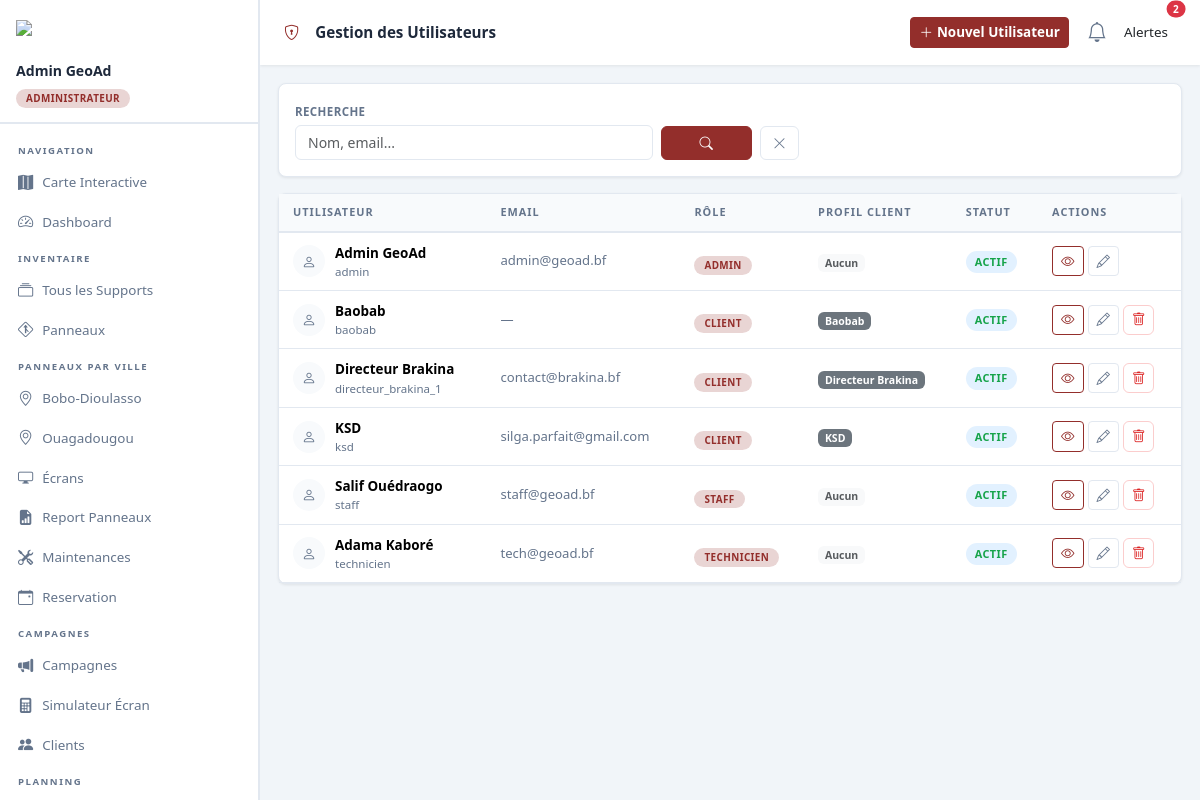
Before: /gestion/accounts/users/ (signed in) with the older database file.
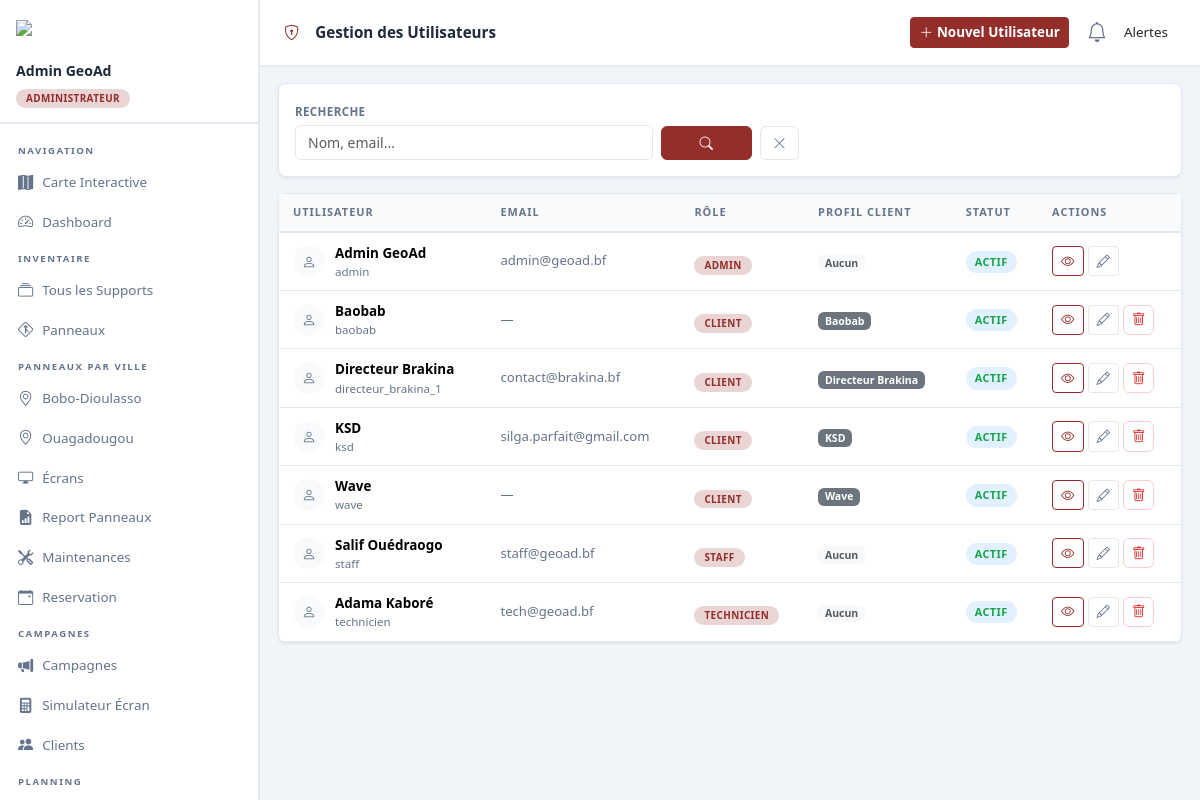
After: the same page with the newer database file.
### accounts/models.py (models this page shows, shortened)
class User(AbstractUser):
    ROLE_ADMIN      = 'admin'
    ROLE_STAFF      = 'staff'
    ROLE_TECHNICIEN = 'technicien'
    ROLE_CLIENT     = 'client'
    ROLE_CHOICES = [
        (ROLE_ADMIN,      'Administrateur'),
        (ROLE_STAFF,      'Staff Régie'),
        (ROLE_TECHNICIEN, 'Technicien'),
        (ROLE_CLIENT,     'Client'),
    ]
    role           = models.CharField(max_length=20, choices=ROLE_CHOICES, default=ROLE_STAFF)
    telephone      = models.CharField(max_length=30, blank=True)
    avatar         = models.ImageField(upload_to='avatars/', blank=True, null=True)
    client_profile = models.OneToOneField(
        'campaigns.Client', on_delete=models.SET_NULL,
        null=True, blank=True, related_name='user_account'
    )
    class Meta:
        verbose_name        = 'Utilisateur'
        verbose_name_plural = 'Utilisateurs'
    def get_role_display(self):
        return get_choice_label(self, 'role', self.ROLE_CHOICES)
    @property
    def is_admin(self):
        return self.role == self.ROLE_ADMIN or self.is_superuser
    @property
    def is_technicien(self):
        return self.role == self.ROLE_TECHNICIEN
    @property
    def is_client(self):
        return self.role == self.ROLE_CLIENT
    @property
    def client(self):
        """Raccourci : retourne le Client lié ou None."""
        if self.role == self.ROLE_CLIENT:
            return self.client_profile
        return None

### campaigns/models.py (models this page shows, shortened)
class Client(models.Model):
    nom           = models.CharField(max_length=200, verbose_name="Raison sociale / Nom")
    contact_nom   = models.CharField(max_length=150, blank=True, verbose_name="Nom du Contact principal")
    telephone     = models.CharField(max_length=30, blank=True)
    email         = models.EmailField(blank=True)
    adresse       = models.TextField(blank=True)
    logo          = models.ImageField(upload_to='logos/', blank=True, null=True)
    notes         = models.TextField(blank=True)
    created_at    = models.DateTimeField(auto_now_add=True)
    actif         = models.BooleanField(default=True)
    class Meta:
        verbose_name = "Client"
        verbose_name_plural = "Clients"
        ordering = ['nom']

### accounts/views.py (the view)
# urls.py: path('users/', views.UserListView.as_view(), name='user_list'),
class UserListView(AdminRequiredMixin, ListView):
    model = User
    template_name = 'accounts/user_list.html'
    context_object_name = 'users'
    ordering = ['role', 'username']
    def get_queryset(self):
        qs = super().get_queryset()
        q = self.request.GET.get('q', '')
        if q:
            qs = qs.filter(
                Q(username__icontains=q)   |
                Q(first_name__icontains=q) |
                Q(email__icontains=q)
            )
        return qs
    def get_context_data(self, **kwargs):
        context = super().get_context_data(**kwargs)
        context['q'] = self.request.GET.get('q', '')
        return context

### accounts/models.py (called while the page is built)
def get_choice_label(instance, field_name, choices):
    value = getattr(instance, field_name)
    return dict(choices).get(value, value)

### campaigns/context_processors.py (called while the page is built)
def alerts_data(request):
    return {'alertes': get_cached_alertes()}

### campaigns/views.py (called while the page is built)
def _build_alertes():
    alertes = []
    today = timezone.now().date()
    fin_dans_7j = today + timezone.timedelta(days=2)
    supports_panne = Support.objects.filter(etat='panne').only('code', 'pk')
    for s in supports_panne:
        alertes.append({
            'type': 'danger',
            'msg': f'Support {s.code} en panne',
            'url': reverse('support_detail', args=[s.uuid])
        })
    bientot = Campagne.objects.filter(
        statut='en_cours',
        date_fin__range=(today, fin_dans_7j)
    ).only('nom', 'date_fin', 'pk')
    for c in bientot:
        jours = (c.date_fin - today).days
        msg = f'Campagne "{c.nom}" se termine ' + (f"dans {jours}j" if jours > 0 else "aujourd'hui")
        alertes.append({
            'type': 'warning',
            'msg': msg,
            'url': reverse('campagne_detail', args=[c.pk])
        })
    return alertes

### templates/accounts/user_list.html (shortened to what the changed rows need)
{% extends 'base.html' %} {% block title %}Utilisateurs — Integral{% endblock %}
 {% block content %}
<div class="card">
  <div class="card-body p-0">
    <table class="table mb-0">
      <thead>
        <tr>
          <th>Utilisateur</th>
          <th>Email</th>
          <th>Rôle</th>
          <th>Profil Client</th>
          <th>Statut</th>
          <th>Actions</th>
        </tr>
      </thead>
      <tbody>
        {% for u in users %}
        <tr>
          <td>
            <div style="display: flex; align-items: center; gap: 10px">
              {% if u.avatar %}
              <img
                src="{{ u.avatar.url }}"
                style="
                  width: 32px;
                  height: 32px;
                  border-radius: 50%;
                  object-fit: cover;
                "
              />
              {% else %}
              <div
                style="
                  width: 32px;
                  height: 32px;
                  background: var(--bg-card2);
                  border-radius: 50%;
                  display: flex;
                  align-items: center;
                  justify-content: center;
                "
              >
                <i class="bi bi-person" style="color: var(--text-muted)"></i>
              </div>
              {% endif %}
              <div>
                <div style="font-weight: 700; font-size: 0.84rem">
                  {{ u.get_full_name|default:u.username }}
                </div>
                <div
                  style="
                    font-size: 0.72rem;
                    color: var(--text-muted);
                    font-family: var(--mono);
                  "
                >
                  {{ u.username }}
                </div>
              </div>
            </div>
          </td>
          <td style="font-size: 0.82rem; color: var(--text-muted)">
            {{ u.email|default:"—" }}
          </td>
          <td>
            <span class="role-pill role-{{ u.role }}"
              >{{ u.role }}</span
            >
          </td>
          <td>
            {% if u.client_profile %}
              <a href="{% url 'client_detail' u.client_profile.pk %}" class="text-decoration-none">
                <span class="badge bg-secondary">{{ u.client_profile.nom }}</span>
              </a>
            {% else %}
              <span class="badge bg-light text-muted">Aucun</span>
            {% endif %}
          </td>
          <td>
            {% if u.is_active %}
            <span class="badge-status bs-disponible">Actif</span>
            {% else %}
            <span class="badge-status bs-maintenance">Inactif</span>
            {% endif %}
          </td>
          <td>
            <div class="d-flex gap-1">
              <a
                href="{% url 'user_detail' u.pk %}"
                class="btn btn-sm btn-outline-primary"
                title="Voir le détail"
                ><i class="bi bi-eye"></i
              ></a>
              <a
                href="{% url 'user_edit' u.pk %}"
                class="btn btn-sm btn-outline-secondary"
                title="Modifier"
                ><i class="bi bi-pencil"></i
              ></a>
              {% if u.pk != request.user.pk %}
              <a
                href="{% url 'user_delete' u.pk %}"
                class="btn btn-sm"
                style="
                  color: var(--color-maintenance);
                  border: 1px solid #ef444444;
                  border-radius: 6px;
                  padding: 4px 8px;
                "
                title="Supprimer"
                ><i class="bi bi-trash"></i
              ></a>
              {% endif %}
            </div>
          </td>
        </tr>
        {% endfor %}
      </tbody>
    </table>
  </div>
</div>
{% endblock %}

### templates/base.html (shortened to what the changed rows need)
{% load static %}
<!doctype html>
<html lang="fr">
  <head>
    <link href="https://cdn.jsdelivr.net/npm/bootstrap@5.3.2/dist/css/bootstrap.min.css" rel="stylesheet" />
    <link href="https://cdn.jsdelivr.net/npm/bootstrap-icons@1.11.3/font/bootstrap-icons.css" rel="stylesheet" />
    <link rel="stylesheet" href="https://unpkg.com/leaflet@1.9.4/dist/leaflet.css" />
  </head>
  <body>
    <aside class="sidebar" id="sidebar">
      <div class="sidebar-brand d-flex align-items-center justify-content-between">
        <div>
          {% if user.is_authenticated %}
          <div style="margin-top: 8px">
            <div style="font-weight:700;font-size:.88rem;color:var(--text);white-space:nowrap;overflow:hidden;text-overflow:ellipsis;max-width:180px;">
              {{ user.get_full_name|default:user.username }}
            </div>
            <div class="role-pill">{{ user.get_role_display }}</div>
          </div>
          {% endif %}
        </div>
      </div>
      <nav class="sidebar-nav">
        {% if user.is_authenticated %}
          {% if not user.is_client %}
            <div class="nav-label">Navigation</div>
            <a href="{% url 'carte' %}" class="nav-link {% if request.resolver_match.url_name == 'carte' %}active{% endif %}">
              <i class="bi bi-map-fill"></i>Carte Interactive
            </a>
            <a href="{% url 'dashboard' %}" class="nav-link {% if request.resolver_match.url_name == 'dashboard' %}active{% endif %}">
              <i class="bi bi-speedometer2"></i>Dashboard
            </a>
            <div class="nav-label">Inventaire</div>
            <a href="{% url 'support_list' %}" class="nav-link {% if 'support' in request.resolver_match.url_name and not request.GET.type %}active{% endif %}">
              <i class="bi bi-collection"></i>Tous les Supports
            </a>
            <a href="{% url 'support_list' %}?type=panneau" class="nav-link {% if request.GET.type == 'panneau' and not request.GET.ville %}active{% endif %}">
              <i class="bi bi-sign-merge-right"></i>Panneaux
            </a>
            {% if inventory_villes %}
              <div class="nav-label">Panneaux par ville</div>
              {% for ville in inventory_villes %}
                <a href="{% url 'support_list' %}?type=panneau&ville={{ ville|urlencode }}" class="nav-link {% if request.GET.type == 'panneau' and request.GET.ville == ville %}active{% endif %}">
                  <i class="bi bi-geo-alt"></i>{{ ville }}
                </a>
              {% endfor %}
            {% endif %}
            <a href="{% url 'support_list' %}?type=ecran" class="nav-link {% if request.GET.type == 'ecran' %}active{% endif %}">
              <i class="bi bi-display"></i>Écrans
            </a>
            <a href="{% url 'panneaux_report' %}" class="nav-link">
              <i class="bi bi-file-earmark-bar-graph-fill"></i>Report Panneaux
            </a>
            <a href="{% url 'maintenance_list' %}" class="nav-link {% if 'maintenance' in request.resolver_match.url_name %}active{% endif %}">
              <i class="bi bi-tools"></i>Maintenances
            </a>
            <a href="{% url 'reservation_list' %}" class="nav-link {% if request.resolver_match.url_name == 'reservation_list' %}active{% endif %}">
              <i class="bi bi-calendar-event"></i>Reservation
            </a>
            {% if not user.is_technicien %}
              <div class="nav-label">Campagnes</div>
              <a href="{% url 'campagne_list' %}" class="nav-link {% if 'campagne' in request.resolver_match.url_name %}active{% endif %}">
                <i class="bi bi-megaphone-fill"></i>Campagnes
              </a>
              <a href="{% url 'simulation_ecran' %}" class="nav-link {% if request.resolver_match.url_name == 'simulation_ecran1' %}active{% endif %}">
                <i class="bi bi-calculator-fill"></i>Simulateur Écran
              </a>
              <a href="{% url 'client_list' %}" class="nav-link {% if 'client' in request.resolver_match.url_name %}active{% endif %}">
                <i class="bi bi-people-fill"></i>Clients
              </a>
              <div class="nav-label">Planning</div>
              <a href="{% url 'planning_calendrier' %}" class="nav-link {% if request.resolver_match.url_name == 'planning_calendrier' %}active{% endif %}">
              </a>
            {% endif %}
          {% endif %}
        {% endif %}
      </nav>
    </aside>
    <div class="main-wrap">
      <header class="topbar">
        <div class="dropdown">
          <a class="nav-link position-relative d-inline-flex align-items-center cursor-pointer px-2"
            id="alertsDropdown" role="button"
            data-bs-toggle="dropdown" aria-expanded="false">
            <div class="icon-wrapper">
              <i class="bi bi-bell fs-5"></i>
              {% if alertes %}
              <span class="position-absolute top-0 start-100 translate-middle badge rounded-pill bg-danger border border-2 border-white alert-badge">
                {{ alertes|length }}
              </span>
              {% endif %}
            </div>
          </a>
        </div>
      </header>
      <div class="page-content {% block full_page %}{% endblock %}">
        {% block content %}{% endblock %}
      </div>
    </div>
  </body>
</html>

Changed rows visible on the page:
added User: get_full_name "Wave", username "wave", email "—", role "CLIENT", client_profile.nom "Wave", is_active "ACTIF"
Other visible differences:
{{ alertes|length }}: "2" → (not shown)
